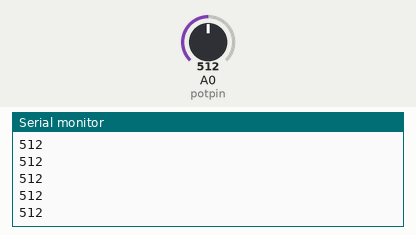
This program was run on a simulated Arduino Uno, built with avr-gcc and run on an emulated ATmega328P. Shown: the last lines printed to the serial monitor. Inputs (shaded band) come from the test bench; at power-on: A0 (potpin) = 512.

Above: at 1.2 s.
1.3 s: A0 (potpin) set to 716
At 1.32 s:
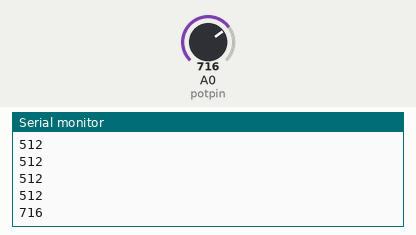
2.8 s: A0 (potpin) set to 900
At 2.83 s:
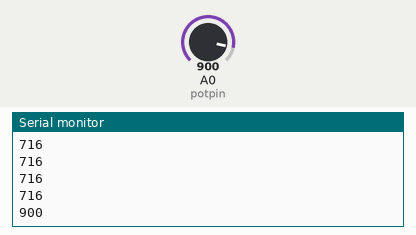
Timing chart, 0 to 5.8 s (numbered marks = the images above; inputs shaded):
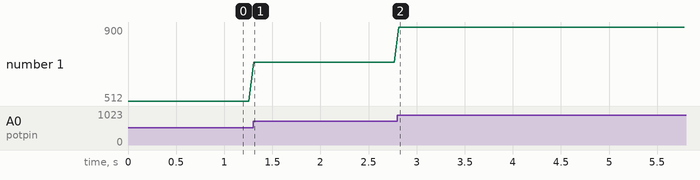

The program:

main.cpp
```cpp
#include <Arduino.h>
int potpin = 0;

void setup() {
  // Initialize serial communication at a baud rate of 9600
  Serial.begin(9600);
}

void loop() {
  // Read the analog value from the potentiometer on analog pin 0
  int potValue = analogRead(potpin);

  // Print the potentiometer value to the serial monitor
  Serial.println(potValue);

  // Add a delay to avoid flooding the serial monitor with data
  delay(50);
}
```

Measured:
- after the input at 1.3 s, the serial monitor: prints a new line at once (image 1)
- after the input at 2.8 s, the serial monitor: prints a new line at once (image 2)
- plotted number 1: 512 → 716 after the input at 1.3 s, 716 → 900 after the input at 2.8 s
